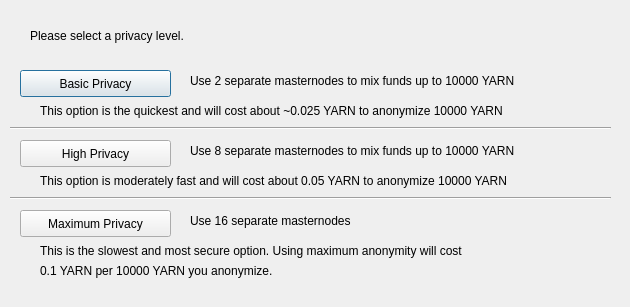
<?xml version="1.0" encoding="UTF-8"?>
<ui version="4.0">
 <class>ObfuscationConfig</class>
 <widget class="QDialog" name="ObfuscationConfig">
  <property name="geometry">
   <rect>
    <x>0</x>
    <y>0</y>
    <width>630</width>
    <height>307</height>
   </rect>
  </property>
  <property name="windowTitle">
   <string>Configure Obfuscation</string>
  </property>
  <widget class="QPushButton" name="buttonBasic">
   <property name="geometry">
    <rect>
     <x>20</x>
     <y>70</y>
     <width>151</width>
     <height>27</height>
    </rect>
   </property>
   <property name="text">
    <string>Basic Privacy</string>
   </property>
  </widget>
  <widget class="QPushButton" name="buttonHigh">
   <property name="geometry">
    <rect>
     <x>20</x>
     <y>140</y>
     <width>151</width>
     <height>27</height>
    </rect>
   </property>
   <property name="text">
    <string>High Privacy</string>
   </property>
  </widget>
  <widget class="QPushButton" name="buttonMax">
   <property name="geometry">
    <rect>
     <x>20</x>
     <y>210</y>
     <width>151</width>
     <height>27</height>
    </rect>
   </property>
   <property name="text">
    <string>Maximum Privacy</string>
   </property>
  </widget>
  <widget class="QLabel" name="label">
   <property name="geometry">
    <rect>
     <x>30</x>
     <y>20</y>
     <width>571</width>
     <height>31</height>
    </rect>
   </property>
   <property name="text">
    <string>Please select a privacy level.</string>
   </property>
  </widget>
  <widget class="QLabel" name="label_2">
   <property name="geometry">
    <rect>
     <x>190</x>
     <y>70</y>
     <width>421</width>
     <height>21</height>
    </rect>
   </property>
   <property name="text">
    <string>Use 2 separate masternodes to mix funds up to 10000 YARN</string>
   </property>
  </widget>
  <widget class="QLabel" name="label_3">
   <property name="geometry">
    <rect>
     <x>190</x>
     <y>140</y>
     <width>411</width>
     <height>21</height>
    </rect>
   </property>
   <property name="text">
    <string>Use 8 separate masternodes to mix funds up to 10000 YARN</string>
   </property>
  </widget>
  <widget class="QLabel" name="label_4">
   <property name="geometry">
    <rect>
     <x>190</x>
     <y>210</y>
     <width>421</width>
     <height>21</height>
    </rect>
   </property>
   <property name="text">
    <string>Use 16 separate masternodes</string>
   </property>
  </widget>
  <widget class="QLabel" name="label_6">
   <property name="geometry">
    <rect>
     <x>40</x>
     <y>100</y>
     <width>561</width>
     <height>21</height>
    </rect>
   </property>
   <property name="text">
    <string>This option is the quickest and will cost about ~0.025 YARN to anonymize 10000 YARN</string>
   </property>
  </widget>
  <widget class="QLabel" name="label_7">
   <property name="geometry">
    <rect>
     <x>40</x>
     <y>170</y>
     <width>561</width>
     <height>21</height>
    </rect>
   </property>
   <property name="text">
    <string>This option is moderately fast and will cost about 0.05 YARN to anonymize 10000 YARN</string>
   </property>
  </widget>
  <widget class="QLabel" name="label_8">
   <property name="geometry">
    <rect>
     <x>40</x>
     <y>240</y>
     <width>561</width>
     <height>21</height>
    </rect>
   </property>
   <property name="text">
    <string>This is the slowest and most secure option. Using maximum anonymity will cost</string>
   </property>
  </widget>
  <widget class="QLabel" name="label_9">
   <property name="geometry">
    <rect>
     <x>40</x>
     <y>260</y>
     <width>561</width>
     <height>21</height>
    </rect>
   </property>
   <property name="text">
    <string>0.1 YARN per 10000 YARN you anonymize.</string>
   </property>
  </widget>
  <widget class="Line" name="line">
   <property name="geometry">
    <rect>
     <x>10</x>
     <y>120</y>
     <width>601</width>
     <height>16</height>
    </rect>
   </property>
   <property name="orientation">
    <enum>Qt::Horizontal</enum>
   </property>
  </widget>
  <widget class="Line" name="line_2">
   <property name="geometry">
    <rect>
     <x>10</x>
     <y>190</y>
     <width>601</width>
     <height>16</height>
    </rect>
   </property>
   <property name="orientation">
    <enum>Qt::Horizontal</enum>
   </property>
  </widget>
 </widget>
 <resources/>
 <connections/>
</ui>
